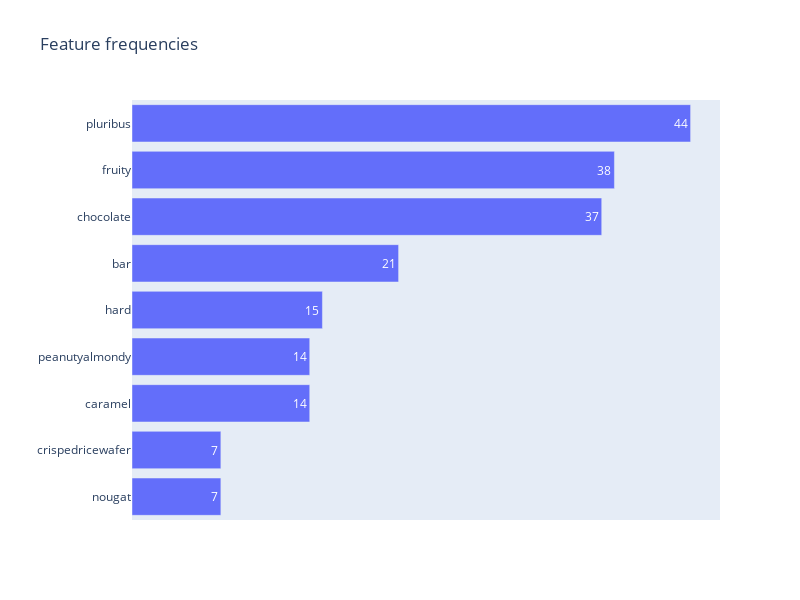

Source (notebook cell):
### Code cell
# Feature frequencies 
fig = px.bar(x = df[dummies].sum(axis = 0).sort_values(), 
             y = df[dummies].sum(axis = 0).sort_values().index,
             labels = {'x': '', 'y': ''},
             title = 'Feature frequencies',
             text_auto = True,
             width = 800,
             height = 600)
fig.update_layout(yaxis_visible = True, xaxis_visible = False, xaxis_showticklabels = False)
fig.show()

### Figure 1 — Plotly figure (JSON) as saved in the notebook; plotly's stock layout.template omitted (floating-point values rounded to 4 significant figures)
{"data": [{"alignmentgroup": "True", "hovertemplate": "=%{y}<extra></extra>", "legendgroup": "", "marker": {"color": "#636efa", "pattern": {"shape": ""}}, "name": "", "offsetgroup": "", "orientation": "h", "showlegend": false, "textposition": "auto", "texttemplate": "%{x}", "type": "bar", "x": [7, 7, 14, 14, 15, 21, 37, 38, 44], "xaxis": "x", "y": ["nougat", "crispedricewafer", "caramel", "peanutyalmondy", "hard", "bar", "chocolate", "fruity", "pluribus"], "yaxis": "y"}], "layout": {"barmode": "relative", "height": 600, "legend": {"tracegroupgap": 0}, "title": {"text": "Feature frequencies"}, "width": 800, "xaxis": {"anchor": "y", "autorange": true, "domain": [0, 1], "range": [0, 46.32], "showticklabels": false, "title": {"text": ""}, "type": "linear", "visible": false}, "yaxis": {"anchor": "x", "autorange": true, "domain": [0, 1], "range": [-0.5, 8.5], "title": {"text": ""}, "type": "category", "visible": true}}}
